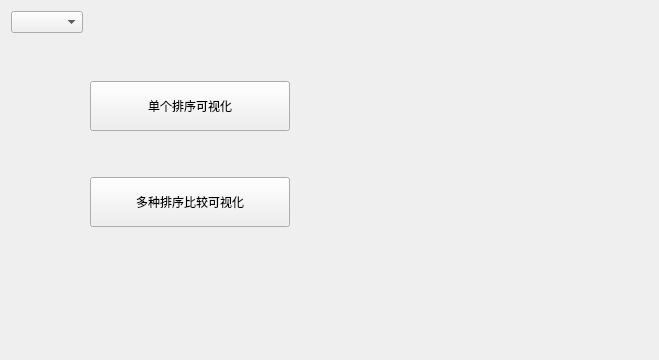
<?xml version="1.0" encoding="UTF-8"?>
<ui version="4.0">
 <class>Widget</class>
 <widget class="QWidget" name="Widget">
  <property name="geometry">
   <rect>
    <x>0</x>
    <y>0</y>
    <width>659</width>
    <height>360</height>
   </rect>
  </property>
  <property name="sizePolicy">
   <sizepolicy hsizetype="Fixed" vsizetype="Fixed">
    <horstretch>0</horstretch>
    <verstretch>0</verstretch>
   </sizepolicy>
  </property>
  <property name="windowTitle">
   <string>Widget</string>
  </property>
  <layout class="QGridLayout" name="gridLayout">
   <item row="0" column="2">
    <spacer name="horizontalSpacer">
     <property name="orientation">
      <enum>Qt::Horizontal</enum>
     </property>
     <property name="sizeHint" stdset="0">
      <size>
       <width>40</width>
       <height>20</height>
      </size>
     </property>
    </spacer>
   </item>
   <item row="2" column="2">
    <spacer name="horizontalSpacer_3">
     <property name="orientation">
      <enum>Qt::Horizontal</enum>
     </property>
     <property name="sizeType">
      <enum>QSizePolicy::Expanding</enum>
     </property>
     <property name="sizeHint" stdset="0">
      <size>
       <width>358</width>
       <height>20</height>
      </size>
     </property>
    </spacer>
   </item>
   <item row="4" column="2">
    <spacer name="horizontalSpacer_5">
     <property name="orientation">
      <enum>Qt::Horizontal</enum>
     </property>
     <property name="sizeType">
      <enum>QSizePolicy::Expanding</enum>
     </property>
     <property name="sizeHint" stdset="0">
      <size>
       <width>358</width>
       <height>20</height>
      </size>
     </property>
    </spacer>
   </item>
   <item row="4" column="0">
    <spacer name="horizontalSpacer_7">
     <property name="orientation">
      <enum>Qt::Horizontal</enum>
     </property>
     <property name="sizeHint" stdset="0">
      <size>
       <width>40</width>
       <height>20</height>
      </size>
     </property>
    </spacer>
   </item>
   <item row="1" column="1">
    <spacer name="verticalSpacer_4">
     <property name="orientation">
      <enum>Qt::Vertical</enum>
     </property>
     <property name="sizeHint" stdset="0">
      <size>
       <width>20</width>
       <height>38</height>
      </size>
     </property>
    </spacer>
   </item>
   <item row="0" column="0">
    <widget class="QComboBox" name="option_comboBox">
     <property name="sizePolicy">
      <sizepolicy hsizetype="Fixed" vsizetype="Fixed">
       <horstretch>0</horstretch>
       <verstretch>0</verstretch>
      </sizepolicy>
     </property>
     <property name="currentText">
      <string/>
     </property>
    </widget>
   </item>
   <item row="5" column="1">
    <spacer name="verticalSpacer_3">
     <property name="orientation">
      <enum>Qt::Vertical</enum>
     </property>
     <property name="sizeType">
      <enum>QSizePolicy::Expanding</enum>
     </property>
     <property name="sizeHint" stdset="0">
      <size>
       <width>20</width>
       <height>122</height>
      </size>
     </property>
    </spacer>
   </item>
   <item row="3" column="1">
    <spacer name="verticalSpacer">
     <property name="orientation">
      <enum>Qt::Vertical</enum>
     </property>
     <property name="sizeType">
      <enum>QSizePolicy::Fixed</enum>
     </property>
     <property name="sizeHint" stdset="0">
      <size>
       <width>20</width>
       <height>40</height>
      </size>
     </property>
    </spacer>
   </item>
   <item row="2" column="0">
    <spacer name="horizontalSpacer_6">
     <property name="orientation">
      <enum>Qt::Horizontal</enum>
     </property>
     <property name="sizeHint" stdset="0">
      <size>
       <width>40</width>
       <height>20</height>
      </size>
     </property>
    </spacer>
   </item>
   <item row="2" column="1">
    <widget class="QPushButton" name="singleSortBtn">
     <property name="minimumSize">
      <size>
       <width>200</width>
       <height>50</height>
      </size>
     </property>
     <property name="text">
      <string>单个排序可视化</string>
     </property>
    </widget>
   </item>
   <item row="4" column="1">
    <widget class="QPushButton" name="multySortBtn">
     <property name="minimumSize">
      <size>
       <width>200</width>
       <height>50</height>
      </size>
     </property>
     <property name="text">
      <string>多种排序比较可视化</string>
     </property>
    </widget>
   </item>
  </layout>
 </widget>
 <resources/>
 <connections/>
</ui>
